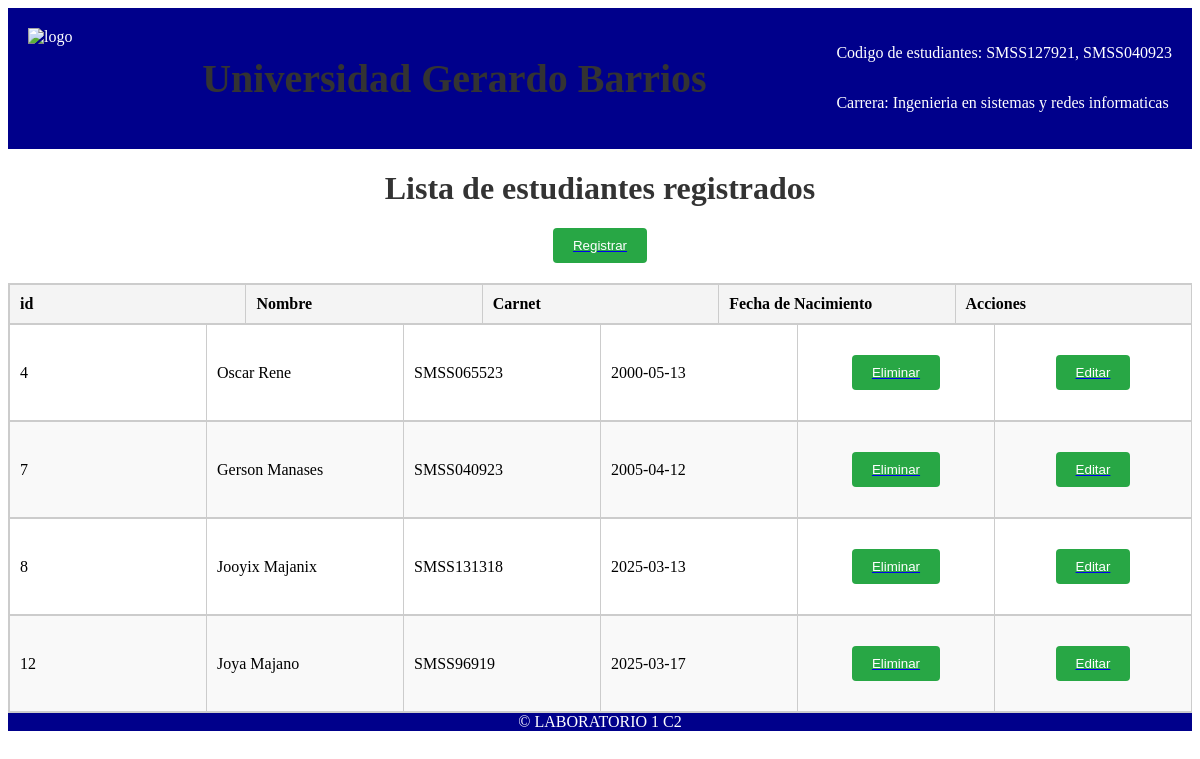
The page / on the database its author committed.
### tables this page shows
CREATE TABLE `tbldatos` (
  `id` int(11) NOT NULL,
  `nombre` varchar(200) NOT NULL,
  `carnet` varchar(100) NOT NULL,
  `fechanac` date NOT NULL
);

### index.php (the view, shortened to what this page needs)
<?php include 'conexion.php'; ?>
<!DOCTYPE html>
<html lang="en">
<head>
</head>
<body>
    <?php include 'header.php'; ?>
    <h1>Lista de estudiantes registrados</h1>
    <a href='registrar.php'><button>Registrar</button></a>
    <?php
        $resultado = $conexion -> query("SELECT * FROM tbldatos");
    echo ('
        <table border="1">
            <thead>
                <tr>
                    <th>id</th>
                    <th>Nombre</th>
                    <th>Carnet</th>
                    <th>Fecha de Nacimiento</th>
                    <th>Acciones</th>
                </tr>
            </thead>
            <tbody>');
            while ($row = $resultado -> fetch_assoc()) {
                echo ("
                    <tr>
                        <td>{$row['id']}</td>
                        <td>{$row['nombre']}</td>
                        <td>{$row['carnet']}</td>
                        <td>{$row['fechanac']}</td>
                        <td><a href='eliminar.php?id={$row['id']}' onclick='return confirm(\"¿Eliminar registro?\")'><button>Eliminar</button></a></td>
                        <td><a href='editar.php?id={$row['id']}'><button>Editar</button></a></td>
                    </tr>
                ");
            }
        echo (
            "</tbody>
        </table>"
        );
    ?>
    <?php include 'footer.php'; ?>
</body>
</html>

### header.php (shortened to what this page needs)
<!DOCTYPE html>
<html lang="en">
<head>
</head>
<body>
<div id="header">
        <div id="logo">
            <img src="https://ugb.edu.sv/wp-content/uploads/2024/10/UGB_LOGO.png" alt="logo" id="logo">
        </div>
        <div id="ugb">
            <h1>Universidad Gerardo Barrios</h1>
        </div>
        <div id="Facultad">
            <p> Codigo de estudiantes: SMSS127921, SMSS040923</p>
            <p>Carrera: Ingenieria en sistemas y redes informaticas</p>
        </div>
    </div>
</body>
</html>

### footer.php (shortened to what this page needs)
<!DOCTYPE html>
<html lang="en">
<head>
</head>
<body>
    <div id="footer">
        <div id="footer-text">
            &copy; LABORATORIO 1 C2
        </div>
    </div>
</body>
</html>

### index.php (style rules this page uses)
h1 { text-align: center; color: #333; }
a button { background-color: #28a745; color: #fff; border: none; padding: 10px 20px; border-radius: 4px; cursor: pointer; display: block; margin: 20px auto; text-align: center; }
table { width: 100%; border-collapse: collapse; margin-top: 20px; overflow-y: auto; }
table, th, td { border: 1px solid #ccc; }
th, td { padding: 10px; text-align: left; }
th { background-color: #f4f4f4; }
tr:nth-child(even) { background-color: #f9f9f9; }
tbody { display: block; max-height: 400px; overflow-y: auto; }
thead, tbody tr { display: table; width: 100%; table-layout: fixed; }

### header.php (style rules this page uses)
#header { display: flex; flex-wrap: wrap; background-color: darkblue; justify-content: space-between; align-items: center; color: white; padding: 20px; margin-bottom: 0; }
#logo { display: flex; flex-wrap: wrap; ; width: auto; height: 100px; max-width: 100%; max-height: 100%; }
#ugb { display: flex; flex-wrap: wrap; justify-content: space-between; align-items: center; font-size: 20px; }
#Facultad { display: flex; flex-direction: column; justify-content: flex-start; align-items: flex-start; }

### footer.php (style rules this page uses)
#footer { display: flex; justify-content: center; align-items: center; margin-bottom:0px; background-color: darkblue; }
#footer-text { color: white; text-align: center; }

### rows shown on the page
tbldatos: id "4", nombre "Oscar Rene", carnet "SMSS065523", fechanac "2000-05-13"
tbldatos: id "7", nombre "Gerson Manases", carnet "SMSS040923", fechanac "2005-04-12"
tbldatos: id "8", nombre "Jooyix Majanix", carnet "SMSS131318", fechanac "2025-03-13"
tbldatos: id "12", nombre "Joya Majano", carnet "SMSS96919", fechanac "2025-03-17"
